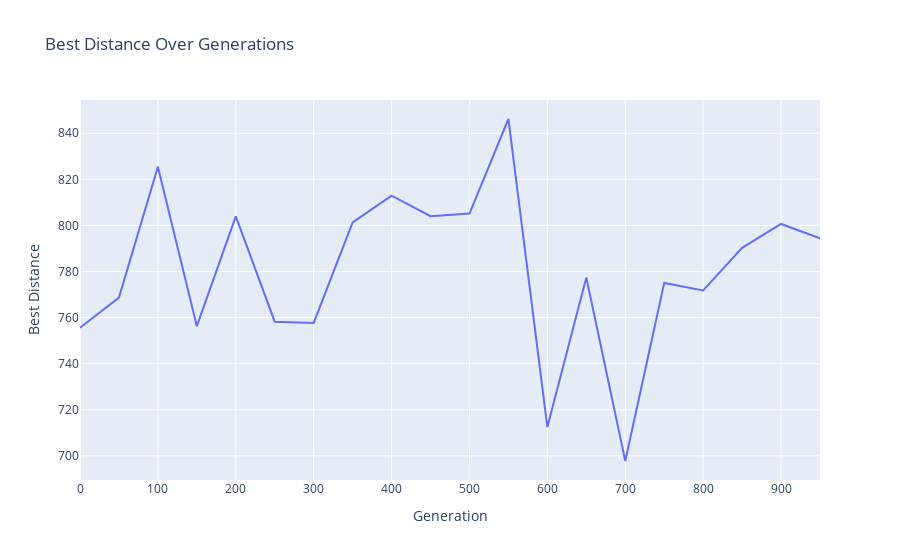

Notebook code cell kept with this figure:
### Code cell
import plotly.express as px

loss_df = pd.DataFrame({'Generation': np.arange(0, len(best_distance_arr_de) * 50, 50), 'Best Distance': best_distance_arr_de})

plot = px.line(loss_df, x='Generation', y='Best Distance', title='Best Distance Over Generations')
plot.show()

### Figure 1 — Plotly figure (JSON) as saved in the notebook; plotly's stock layout.template omitted (floating-point values rounded to 4 significant figures)
{"data": [{"hovertemplate": "Generation=%{x}<br>Best Distance=%{y}<extra></extra>", "legendgroup": "", "line": {"color": "#636efa", "dash": "solid"}, "marker": {"symbol": "circle"}, "mode": "lines", "name": "", "orientation": "v", "showlegend": false, "type": "scatter", "x": [0, 50, 100, 150, 200, 250, 300, 350, 400, 450, 500, 550, 600, 650, 700, 750, 800, 850, 900, 950], "xaxis": "x", "y": [755.6, 768.7, 825.5, 756.3, 803.9, 758.2, 757.7, 801.3, 812.9, 804.0, 805.2, 846.2, 712.5, 777.4, 697.7, 775.0, 771.7, 790.3, 800.6, 794.4], "yaxis": "y"}], "layout": {"autosize": true, "legend": {"tracegroupgap": 0}, "title": {"text": "Best Distance Over Generations"}, "xaxis": {"anchor": "y", "autorange": true, "domain": [0, 1], "range": [0, 950], "title": {"text": "Generation"}, "type": "linear"}, "yaxis": {"anchor": "x", "autorange": true, "domain": [0, 1], "range": [689.5, 854.4], "title": {"text": "Best Distance"}, "type": "linear"}}}
